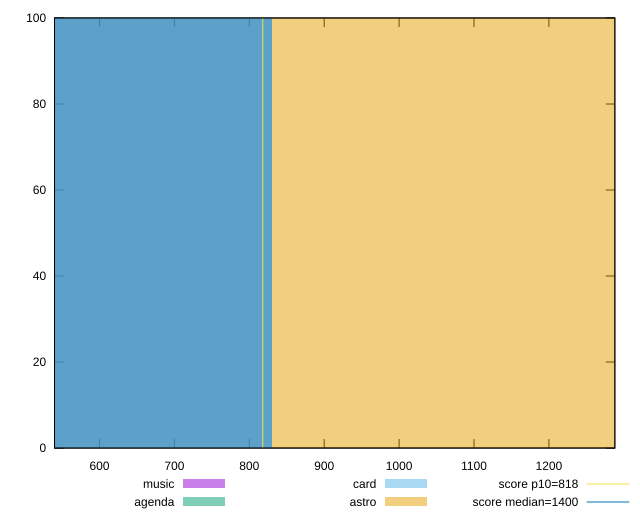

Generate this figure with gnuplot:
reset

$music <<EOF
553.5077154082936 100
EOF

$agenda <<EOF
553.5077154082936 100
EOF

$card <<EOF
553.5077154082936 100
EOF

$astro <<EOF
1107.0154308165872 100
EOF

set key outside below
set boxwidth 553.5077154082936
set xrange [540:1288]
set yrange [0:100]
set trange [0:100]
set style fill transparent solid 0.5 noborder

set parametric
set terminal svg size 640, 520 enhanced background rgb 'white'
set output "reports/report_00028_2021-02-24T12-49-42.674Z/dom-size/comparison/histogram/all_raw.svg"

plot $music title "music" with boxes, \
     $agenda title "agenda" with boxes, \
     $card title "card" with boxes, \
     $astro title "astro" with boxes, \
     818,t title "score p10=818", \
     1400,t title "score median=1400"

reset
